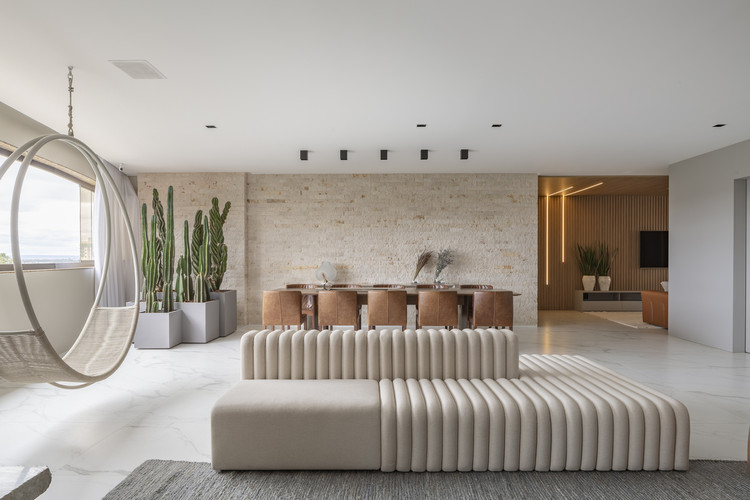
#> input picture imagem2.jpg, 750 x 500 px
$ python sift.py
#> lines starting #> are read from the running program, lines starting #| are printed output that depends on the picture
import cv2
import numpy as np

imagem = cv2.imread("./imagem2.jpg", cv2.IMREAD_GRAYSCALE)
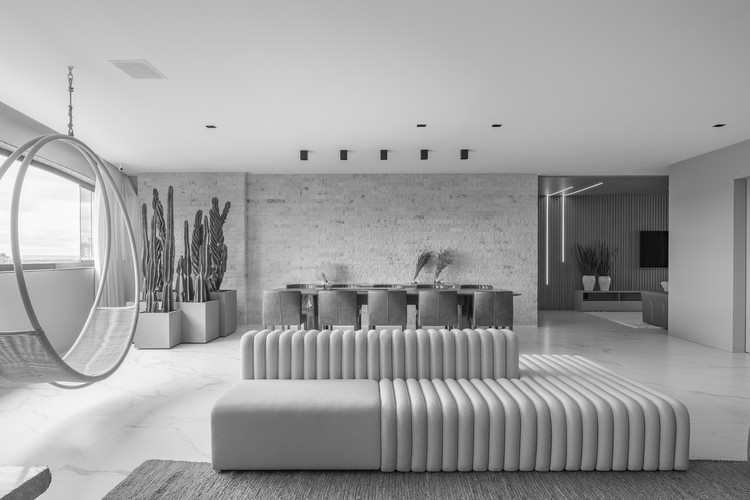
#> imagem: shape (500, 750); min 0, max 255, mean 158.3

sift = cv2.SIFT_create()

keypoints, descriptors = sift.detectAndCompute(imagem, None)
#> keypoints = 830 keypoints; strongest (x, y, size): (304, 155, 6.4), (424, 154, 6.3), (344, 155, 6.3), (464, 154, 6.4)

imagem_sift = cv2.drawKeypoints(imagem, keypoints, None)
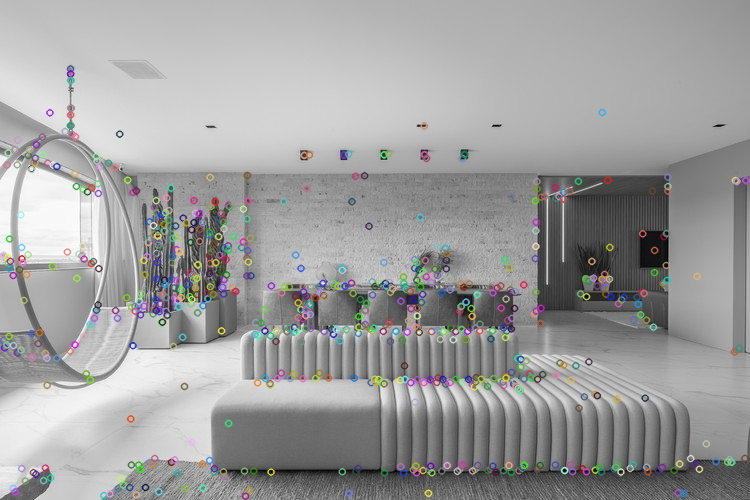
#> imagem_sift: shape (500, 750, 3); mean of channels 0, 1, 2 158.1, 158.2, 158.2; drawn as B, G, R

cv2.imshow('SIFT', imagem_sift)
cv2.waitKey(0)
cv2.destroyAllWindows()

$ run again, with imagem1.jpg copied over imagem2.jpg
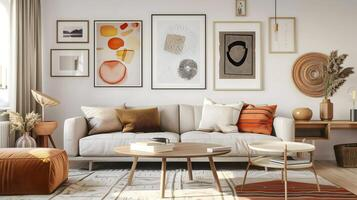
#> input picture imagem1.jpg, 357 x 200 px
#> `imagem = cv2.imread("./imagem2.jpg", cv2.IMREAD_GRAYSCALE)`:
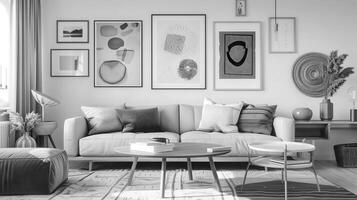
#> imagem: shape (200, 357); min 0, max 255, mean 163
#> keypoints = 459 keypoints; strongest (x, y, size): (273, 133, 4.2), (221, 131, 2.1), (222, 174, 6.6), (142, 146, 16.2)
#> `imagem_sift = cv2.drawKeypoints(imagem, keypoints, None)`:
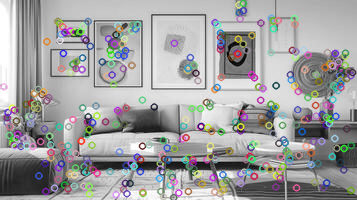
#> imagem_sift: shape (200, 357, 3); mean of channels 0, 1, 2 161.1, 160.6, 160.9; drawn as B, G, R

$ run again, with imagem3.jpg copied over imagem2.jpg
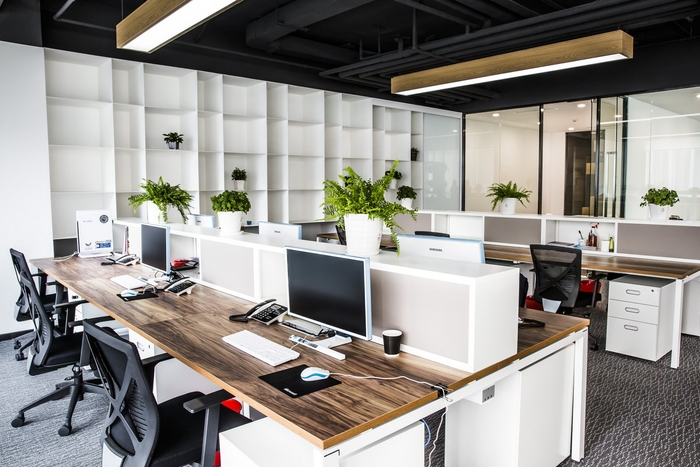
#> input picture imagem3.jpg, 700 x 467 px
#> `imagem = cv2.imread("./imagem2.jpg", cv2.IMREAD_GRAYSCALE)`:
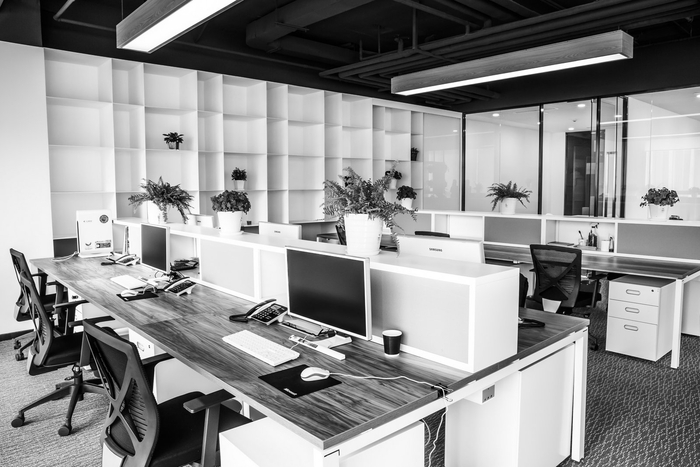
#> imagem: shape (467, 700); min 0, max 255, mean 143
#> keypoints = 1576 keypoints; strongest (x, y, size): (78, 329, 5.1), (249, 317, 1.9), (51, 290, 6.2), (56, 323, 3.1)
#> `imagem_sift = cv2.drawKeypoints(imagem, keypoints, None)`:
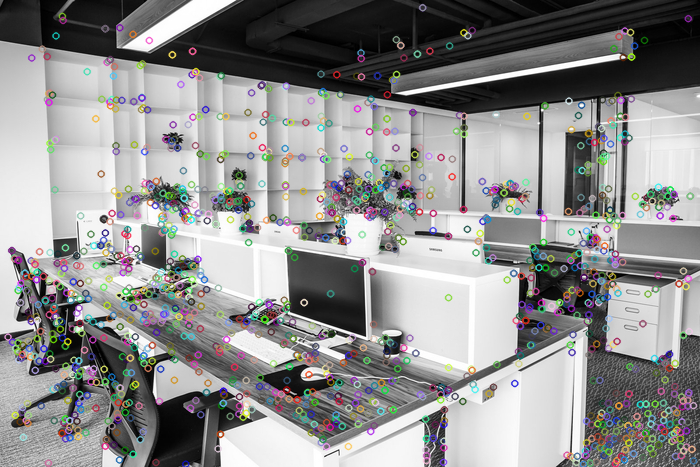
#> imagem_sift: shape (467, 700, 3); mean of channels 0, 1, 2 142.7, 143, 143.1; drawn as B, G, R
